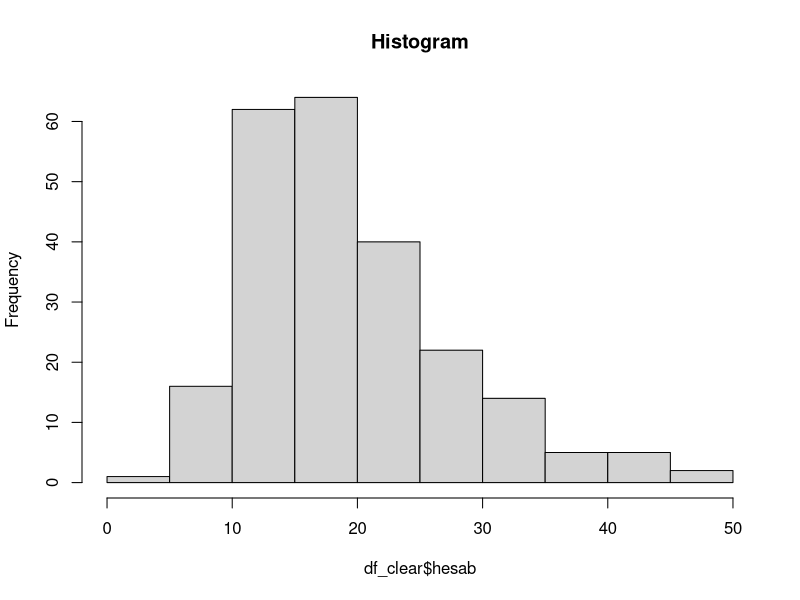
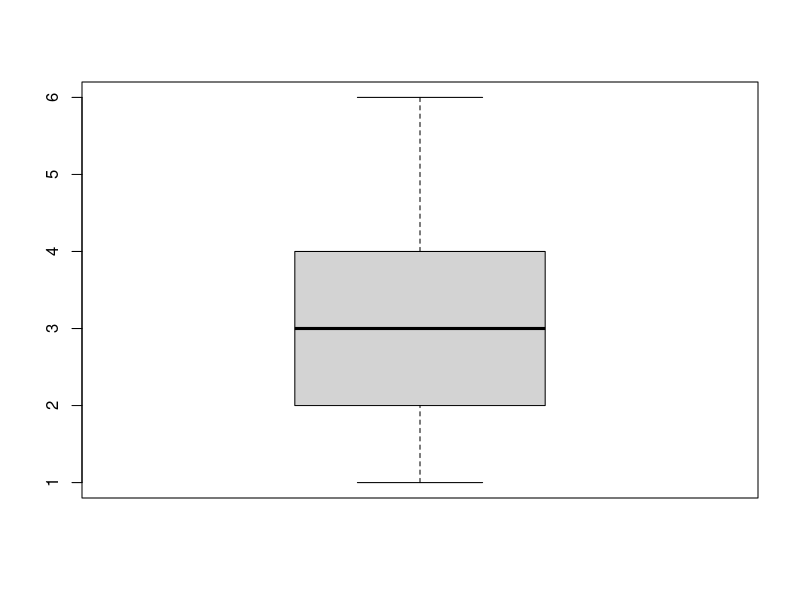
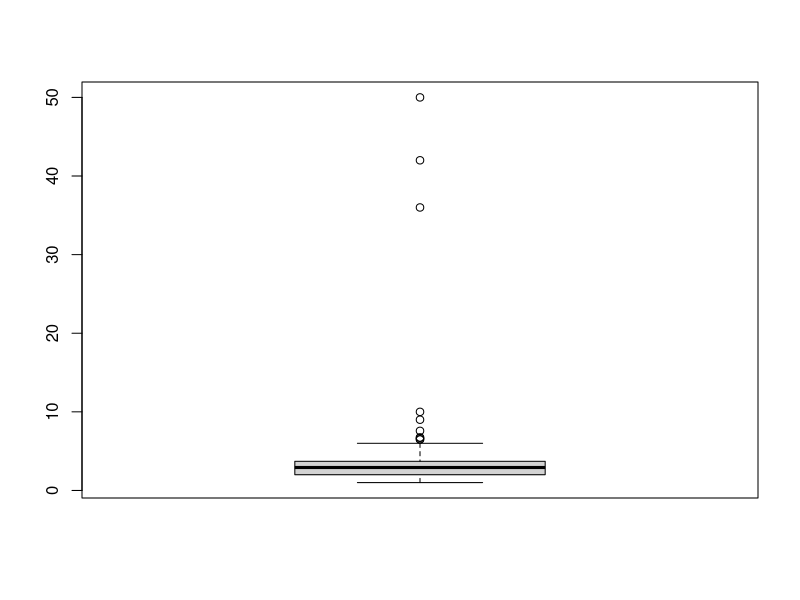
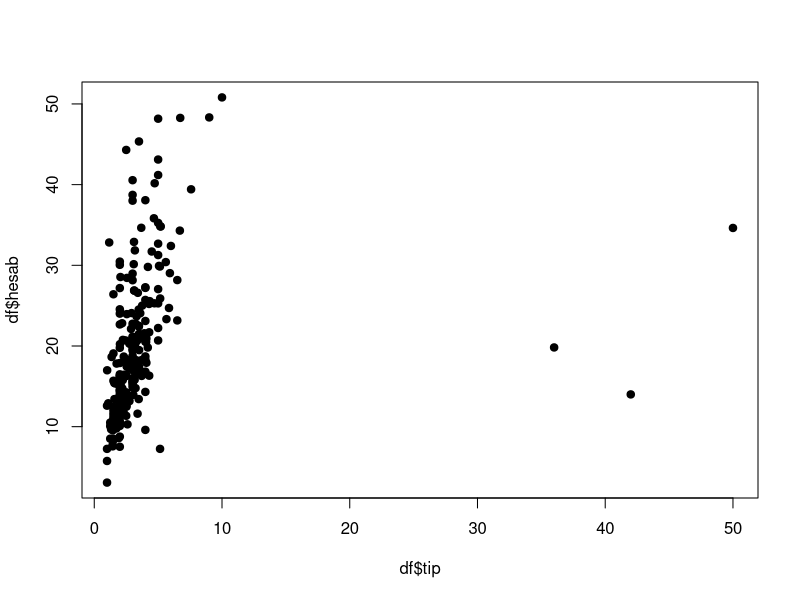
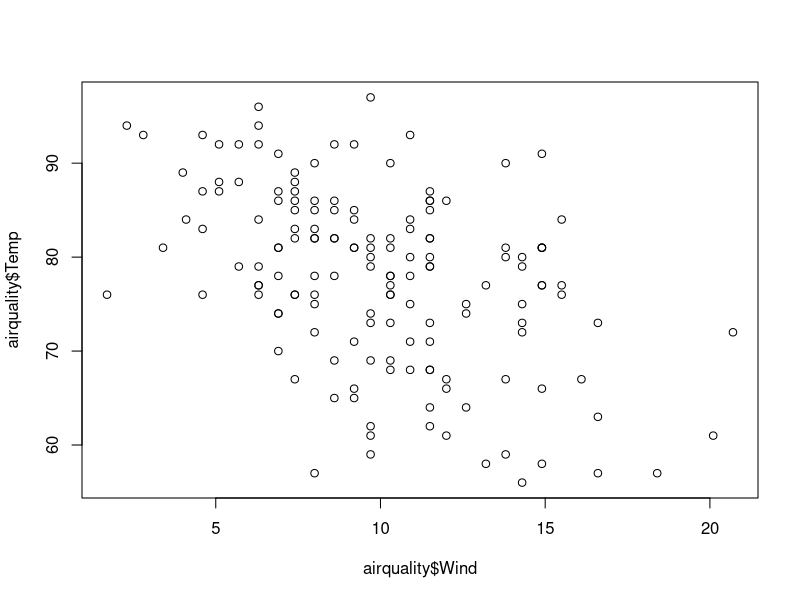
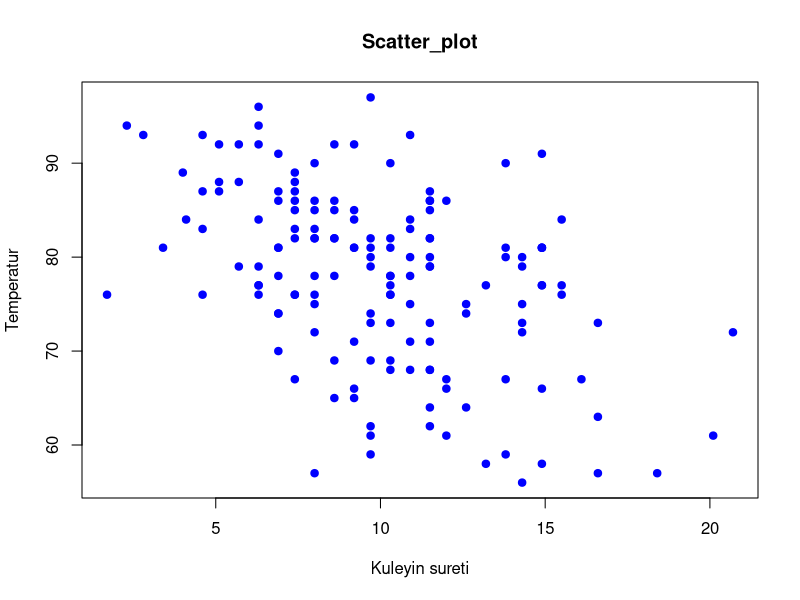
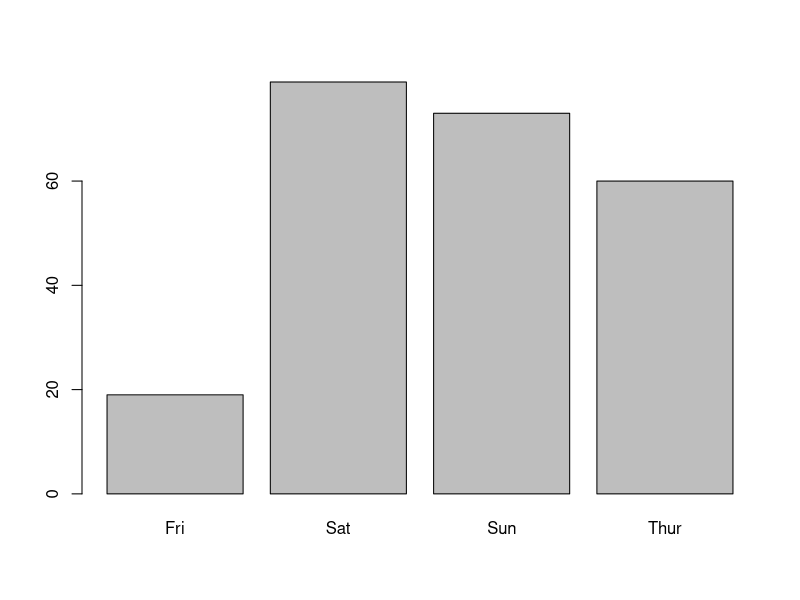
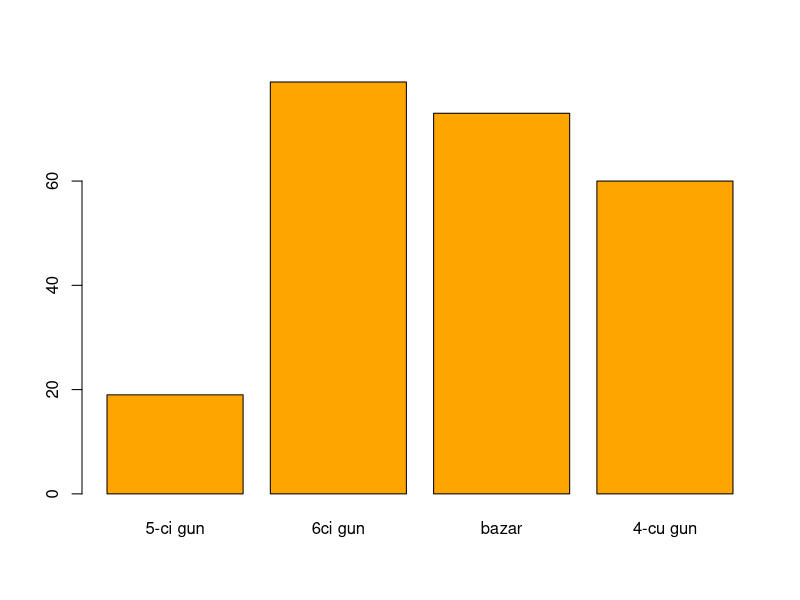

The R source for these figures, in order:
library(readr)
library(dplyr)

df <-  read_csv("tips_.csv")


# column sec ve filterle


df %>%  filter(tip > 20)

df %>% filter((tip > 15) | (hesab < 50))  #veya

df %>% filter((tip > 15)  & (hesab < 50))  #ve

table(df$cins)

#Missing values 
summary(df)
is.na(df) %>%  sum()

which(is.na(df$tip))

index  <-  which(is.na(df$tip))
index

df[index, ]


# deleting missing values 

na.omit(df)

df_remove_missing <-  na.omit(df)



# Mean Imputation

mean(df$tip , na.rm = T)
ortalama <-  mean(df$tip , na.rm = T)


# Copy dataframe
df_missing_imputation <-  df 

df_missing_imputation$tip[index] <-  ortalama 

df_missing_imputation %>%  summary()

is.na(df_missing_imputation) %>%  sum()


# agregat funskiyalari
df_remove_missing %>%  summary()
#Merkezi tendensiya olculeri 

mean(df_remove_missing$tip)
median(df_remove_missing$tip)
min(df_remove_missing$tip)
max(df_remove_missing$tip)
quantile(df_remove_missing$tip , probs = 0.25 )
quantile(df_remove_missing$tip , probs = 0.75 )
quantile(df_remove_missing$tip  )

#Deyiskenlik olculeri 
sd(df_remove_missing$tip)
var(df_remove_missing$tip)
range = max(df_remove_missing$tip) - min(df_remove_missing$tip)
IQR = quantile(df_remove_missing$tip , probs = 0.75 ) -
  quantile(df_remove_missing$tip , probs = 0.25 )

#outlier detection box plot method


q1 <-  quantile(df_remove_missing$tip ,probs = 0.25)
q3 <-  quantile(df_remove_missing$tip , probs = 0.75)
iqr = q3 - q1

up_bound <-  q3 + 1.5*iqr

low_bound <-  q1 - 1.5*iqr



out_index <-  which(df_remove_missing$tip < low_bound | df_remove_missing$tip > up_bound)

#evezle
df_remove_missing$tip[out_index] <-  ortalama 

#sil
df_clear <-  df_remove_missing[-out_index ,]

df_clear %>%  summary()

#Yuvarlaqlasdir
df_clear$tip <-  round(df_clear$tip)
df_clear %>%  head()

#Korrelyasiya matisi qur

cor(df_missing_imputation$tip , df_missing_imputation$hesab)
cor(df_clear$tip , df_clear$hesab)



#Visualizing

hist(df_clear$hesab , main = "Histogram")

boxplot(df_clear$tip)

boxplot(df$tip , na_rm =T)

#Scatter plot
plot(x = df$tip , y = df$hesab ,pch = 19)

plot(x = airquality$Wind , y = airquality$Temp)

plot(x = airquality$Wind , y = airquality$Temp ,pch = 19 , main = 'Scatter_plot'  ,
     xlab = 'Kuleyin sureti' , 
     ylab = 'Temperatur' , 
     col = 'blue' )


cor(airquality$Wind , airquality$Temp)


Günler = table(df_clear$gun)

Günler

barplot(Günler)
barplot(Günler, names.arg = c('5-ci gun', '6ci gun' , 'bazar' , '4-cu gun'),
        col = 'orange')

cins_table = table(df_clear$cins)
barplot(cins_table)

#Faizle bar plot
prop_cins = prop.table(table(df_clear$cins))
prop_cins
barplot(prop_cins)

?barplot()



#Pie chart basic
pie(prop_cins)


pie(prop_cins , main = 'Cinslere gore bolgu' ,
    col = c('blue', 'red') )




#pivoting

df_clear %>%  group_by(cins) %>% summarize(orta_mean = mean(tip, na.rm = T))

df_clear %>%  group_by(cins) %>%  summarize(cemi_hesab = sum(hesab))  %>%  
  mutate(percent = cemi_hesab/sum(cemi_hesab))
                                    
pie_data <-  df_clear %>%  group_by(cins) %>%  summarize(cemi_hesab = sum(hesab))  %>%  
  mutate(percent = cemi_hesab/sum(cemi_hesab))

#cins uzre hesab - pie chart legend(cins )
pie(pie_data$cemi_hesab , labels = c('Female 34%', 'Male 66%') ,
    main = 'Pie chart')


write_csv(df_clear,'df_clear.csv')
                   